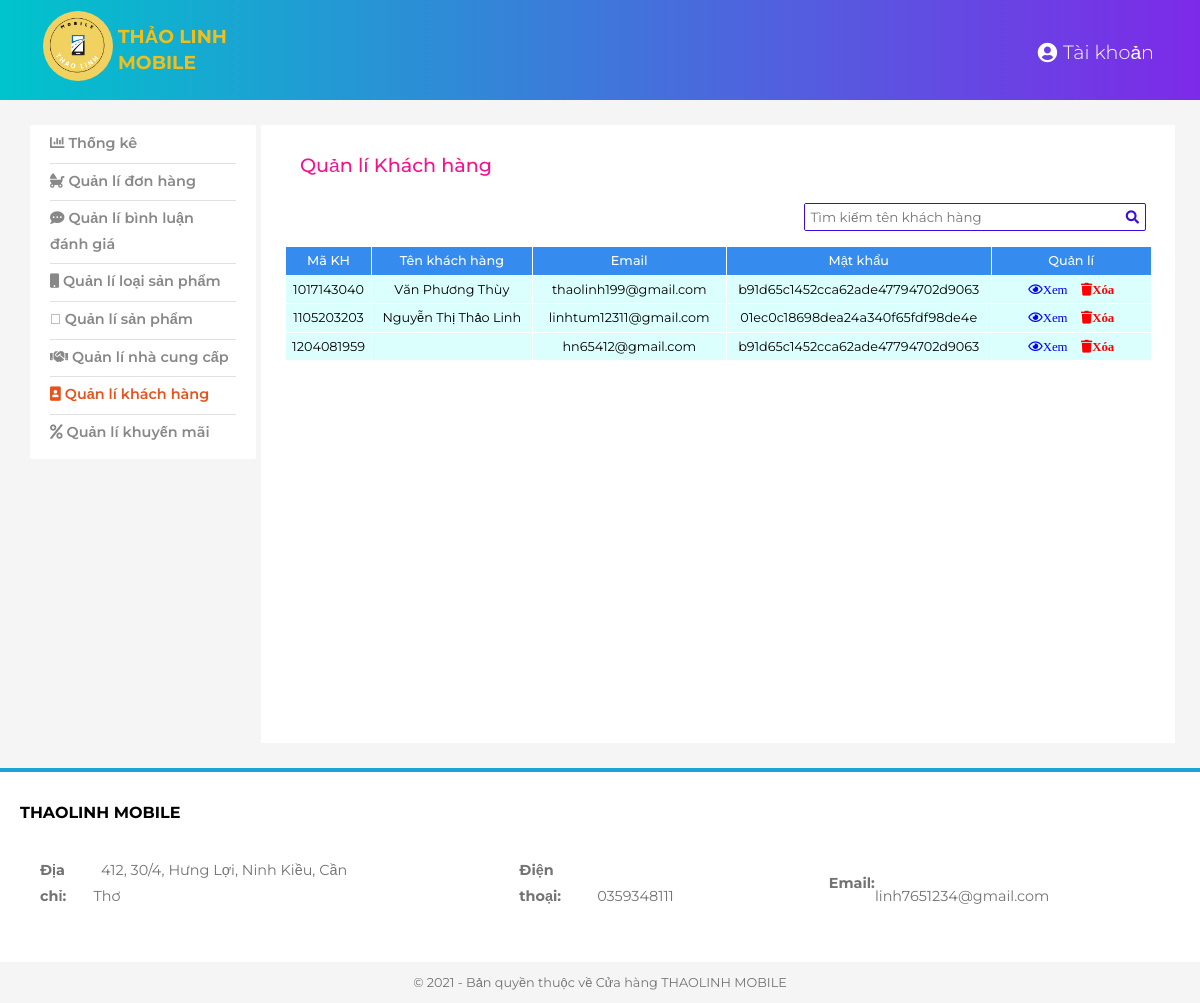
/admin/khachhang.php, run on the app's committed database.
### admin/khachhang.php (the view, shortened to what this page needs)
<!DOCTYPE html>
<html lang="en">
<head>
    <link rel="stylesheet" href="https://pro.fontawesome.com/releases/v5.10.0/css/all.css" />
    <link rel="stylesheet" href="css/index.css">
    <link rel="stylesheet" href="../css/index.css">
    <link rel="stylesheet" href="../css/base.css">
    <link rel="stylesheet" href="css/base.css">
</head>
<body style="margin: 0; ">
    <div class="app">
        <header class="header">
            <div class="grid">
                <div class="header-with-search">
                    <div class="header__logo">
                        <a href="./" class="header__logo-link">
                            <img src="../img/logo2.png" alt="logo" class="logo-img">
                        </a>
                        <a href="./" class="header__logo-name-link">
                            <h3 class="logo-name">THẢO LINH MOBILE</h3>
                        </a>
                    </div>
                <ul class="header__navbar-list">
                    <li class="header__navbar-item header__navbar-user">
                        <i class="fas fa-user-circle avt"></i>
                        <span class="header__navbar-user-name">
                            <?php if(!isset($_SESSION['khachhang']) && !isset($_SESSION['admin'])){ echo "Tài khoản";} else echo strtoupper(str_replace("@gmail.com","",$_SESSION['User']));?>
                        </span>
                    </li>
                </ul>
            </div>
        </header>
        <div class="app__container">
            <div class="grid">
                <div class="grid__row app__content">
                    <div class="grid__column-2">
                        <nav class="category">
                            <ul class="category-list">
                                <li class="category-item">
                                    <a href="./" class="category-item__link">
                                    <i class="fas fa-chart-bar"></i>
                                        Thống kê
                                    </a>
                                </li>
                                <li class="category-item ">
                                    <a href="./donhang.php" class="category-item__link">
                                        <i class="fas fa-baby-carriage"></i>
                                        Quản lí đơn hàng
                                    </a>
                                </li>
                                <li class="category-item">
                                    <a href="./quanlibinhluan.php" class="category-item__link">
                                        <i class="fas fa-comment-dots"></i>
                                        Quản lí bình luận đánh giá
                                    </a>
                                </li>
                                <li class="category-item">
                                    <a href="./quanliloaisp.php" class="category-item__link">
                                        <i class="fas fa-mobile"></i>
                                        Quản lí loại sản phẩm
                                    </a>
                                </li>
                                <li class="category-item">
                                    <a href="./quanlysanpham.php" class="category-item__link">
                                        <i class="fal fa-phone-square-alt"></i>
                                        Quản lí sản phẩm
                                    </a>
                                </li>
                                <li class="category-item">
                                    <a href="./quanlinhacungcap.php" class="category-item__link">
                                        <i class="fas fa-handshake"></i>
                                        Quản lí nhà cung cấp
                                    </a>
                                </li>
                                <li class="category-item category-item--active">
                                    <a href="./khachhang.php" class="category-item__link">
                                        <i class="fas fa-portrait"></i>
                                        Quản lí khách hàng
                                    </a>
                                </li>
                                <li class="category-item">
                                    <a href="./quanlikhuyenmai.php" class="category-item__link">
                                        <i class="fas fa-percent"></i>
                                        Quản lí khuyến mãi
                                    </a>
                                </li>
                            </ul>
                        </nav>
                    </div>
                    <div class="grid__column-10">
                        <div class="home-filter">
                            <h3 class="home-filter__header">Quản lí Khách hàng</h3>
                            <div class="btn_themsp">
                                <form method="get" action="">
                                    <div class="timkiem">
                                        <input type="text" name="search" placeholder="Tìm kiếm tên khách hàng" required>
                                        <button type="submit" class="icon_timkiem">
                                            <i class=" fas fa-search"></i>
                                        </button>
                                    </div>
                                </form>
                            </div>
                            <table>
                                <tr>
                                    <th style="width: 5%">Mã KH</th>
                                    <th style="width: 15%;">Tên khách hàng</th>
                                    <th style="width: 15%;">Email</th>
                                    <th style="width: 10%;">Mật khẩu</th>
                                    <th style="width: 15%;">Quản lí</th>
                                </tr>
                                <?php
                                $connect = new mysqli("localhost", "root", "", "mobile");
                                mysqli_set_charset($connect, "utf8");
                                $query = "SELECT * FROM `khach hang` a JOIN `tai khoan` b ON (a.`ma kh`=b.`ma kh`) WHERE a.`ma kh`!='00000';";
                                $datasql = mysqli_query($connect, $query);
                                while ($row = mysqli_fetch_array($datasql, 1)) {
                                    $data[] = $row;
                                }
                                if(!empty($data))
                                for($i=0;$i<count($data);$i++){
                                ?>
                                <tr>
                                    <td><?php echo $data[$i]['ma kh'] ?></td>
                                    <td><?php echo $data[$i]['ho ten kh'] ?></td>
                                    <td><?php echo $data[$i]['use name'] ?></td>
                                    <td><?php echo $data[$i]['password'] ?></td>
                                    <td>
                                        <?php if(strpos($data[$i]['password'],"!")){ echo " Người dùng đã bị xóa"; } else {?>
                                        <a href="../xemthongtin.php?ma=<?php echo $data[$i]['use name']?>" class="icon-xem">
                                            <i class=" sp_icon far fa-eye">Xem</i>
                                        </a>
                                        <a href="../server.php?xoanguoidung=<?php echo $data[$i]['use name'] ?>" class="icon-xoa">
                                            <i class="sp_icon fas fa-trash">Xóa</i>
                                        </a>
                                        <?php }?>
                                    </td>
                                </tr>
                                <?php }?>
                            </table>
                        </div>
                    </div>
                </div>
            </div>
        </div>
    </div>
    <footer class="footer">
        <div>
            <h3 class="footer__heading">THAOLINH MOBILE</h3>
                <div class="footer_shop">
                    <ul class="footer-list">
                        <li class="footer-item">
                            <p class="footer-item__link"> <b>Địa chỉ:</b> &nbsp 412, 30/4, Hưng Lợi, Ninh Kiều, Cần Thơ</p>
                        </li>
                        <li class="footer-item">
                            <p class="footer-item__link"> <b>Điện thoại:</b> &nbsp 0359348111</p>
                        </li>
                        <li class="footer-item">
                            <p class="footer-item__link"><b>Email: </b>&nbsp linh7651234@gmail.com</p>
                        </li>
                    </ul>
                </div>
        </div>
        <div class="footer__bottom">
            <div class="grid">
                <p class="footer__text">© 2021 - Bản quyền thuộc về Cửa hàng THAOLINH MOBILE</p>
            </div>
        </div>
    </footer>
</body>
</html>

### admin/css/index.css (style rules this page uses)
* { font-family: 'Montserrat', sans-serif; }
* { box-sizing: inherit; }
:root { --with-color: #fff; --back-color: #000; --texxt-color: #333; --header-with-search-height: calc(var(--header-height)- var(--navbar-height)); }
html { font-size: 100%; line-height: 1.6rem; font-family: 'Roboto', sans-serif; }
.grid { width: 1200px; max-width: 100%; margin: 0 auto; }
.grid__row { display: flex; margin-right: -5px; margin-left: -5px; flex-wrap: nowrap; flex-direction: row; }
.grid__column-2 { padding-left: 5px; padding-right: 5px; width: 23%; }
.grid__column-10 { padding-left: 5px; padding-right: 5px; width: 87%; height: 100%; margin: 0 auto; background-color: white; }
.header { height: 65px; background: linear-gradient(90deg,#00c4cc,#7d2ae8) }
.header__navbar-item { margin: 0 20px; position: relative; min-height: 26px; display: flex; justify-content: flex-end; }
.header-with-search { display: flex; justify-content: space-between; }
.header__navbar-item, .header__navbar-item__link { display: inline-block; font-size: 0.9rem; color: #fff; text-decoration: none; font-weight: 100; }
.header__logo { display: flex; justify-content: space-between; align-items: center; }
.header__logo-link { color: transparent ; text-decoration: none; }
.header__logo-name-link { color: rgb(241, 191, 24); text-decoration: none; }
.avt { font-size: 20px; margin-right: 2px; }
.logo-name { align-items: center; }
.logo-img { height: 40px; width: 40px; margin-left: 0; border-radius: 50%; padding: 10px; }
.app__container { background-color: #F5F5F5; }
.app__content { padding-top: 25px; padding-bottom: 25PX; display: flex; }
.category { border-radius: 2px; background-color: white; }
.category-item { position: relative; }
.category-item:first-child::before { display: none; }
.category-item::before { content: ""; border-top: 1px solid #E1E1E1; position: absolute; top: 0; right: 20px; left: 20px; }
.category-list { padding:0 0 8px 0; text-decoration: none; list-style: none; margin: 0; }
.category-item--active .category-item__link { color: rgb(54, 140, 238); }
.category-item__link { position: relative; text-decoration: none; padding: 6px 20px; color: #777; display: block; font-size: 0.9rem; }
.home-filter { background-color: white!important; }
.home-filter__header { margin-left: 15px; font-size: 1.2rem; font-weight: 500; color: #f1148e; }
.btn_themsp { display: flex; justify-content: flex-end; margin-bottom: 10px; }
table, th, td { border: 1px solid white; border-collapse: collapse; }
th { background-color: rgb(54 140 238); color: white; font-weight: 500; }
td { background-color: rgb(218 255 253); }
table { text-align: center; font-size: 0.8rem; width: 100%; margin-bottom: 10px; }
.sp_icon { margin: 0 5px 0 5px; }
.icon-xem { text-decoration: none; color: blue; }
.icon-xoa { text-decoration: none; color: red; }
.timkiem { margin: 5px; border: 1px solid rgb(57, 10, 230); border-radius: 2px; }
.btn_themsp input { padding: 5px; width: 300px; border: none; outline: none; }
.icon_timkiem { border: none; background: white; color: rgb(57, 10, 230); }
.home-filter { overflow-y: auto; overflow-x: hidden; height: 600px; }

### css/base.css (style rules this page uses)
:root { --with-color: #fff; --back-color: #000; --texxt-color: #333; --header-with-search-height: calc(var(--header-height)- var(--navbar-height)); }
* { box-sizing: inherit; }
html { font-size: 100%; line-height: 1.6rem; font-family: 'Montserrat', sans-serif; }
.grid { width: 1200px; max-width: 100%; margin: 0 auto; }
.grid__row { display: flex; margin-right: -5px; margin-left: -5px; flex-wrap: nowrap; flex-direction: row; }
.grid__column-2 { padding-left: 5px; padding-right: 5px; width: 16.6667%; }
.grid__column-10 { padding-left: 5px; padding-right: 5px; width: 90%; margin: 0 auto; }

### admin/css/base.css (style rules this page uses)
:root { --with-color: #fff; --back-color: #000; --texxt-color: #333; --header-with-search-height: calc(var(--header-height)- var(--navbar-height)); }
* { box-sizing: inherit; }
html { font-size: 100%; line-height: 1.6rem; font-family: 'Montserrat', sans-serif; }
.grid { width: 95%; max-width: 100%; margin: 0 auto; }
.grid__row { display: flex; margin-right: -5px; margin-left: -5px; flex-wrap: nowrap; flex-direction: row; }
.grid__column-2 { padding-left: 5px; padding-right: 5px; width: 20%; }
.grid__column-10 { padding-left: 5px; padding-right: 5px; width: 80%; margin: 0 auto; }

### data on the page
tai khoan: ma kh "1017143040", ma kh "Văn Phương Thùy", use name "thaolinh199@gmail.com", password "b91d65c1452cca62ade47794702d9063"
tai khoan: ma kh "1105203203", ma kh "Nguyễn Thị Thảo Linh", use name "linhtum12311@gmail.com", password "01ec0c18698dea24a340f65fdf98de4e"
tai khoan: ma kh "1204081959", use name "hn65412@gmail.com", password "b91d65c1452cca62ade47794702d9063"
